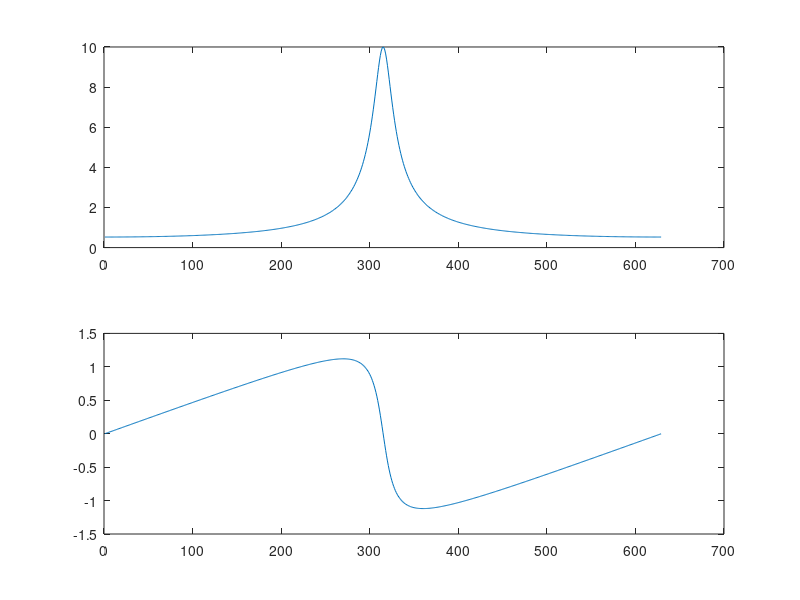

This chart was generated by the following MATLAB code:
clc;
close all;
clear;
w=-pi:0.01:pi;
b=[1];
a=[1 -0.9];
x=freqz(b,a,w);
m=abs(x);
subplot(2,1,1);
plot(m)
y=angle(x);
subplot(2,1,2);
plot(y);